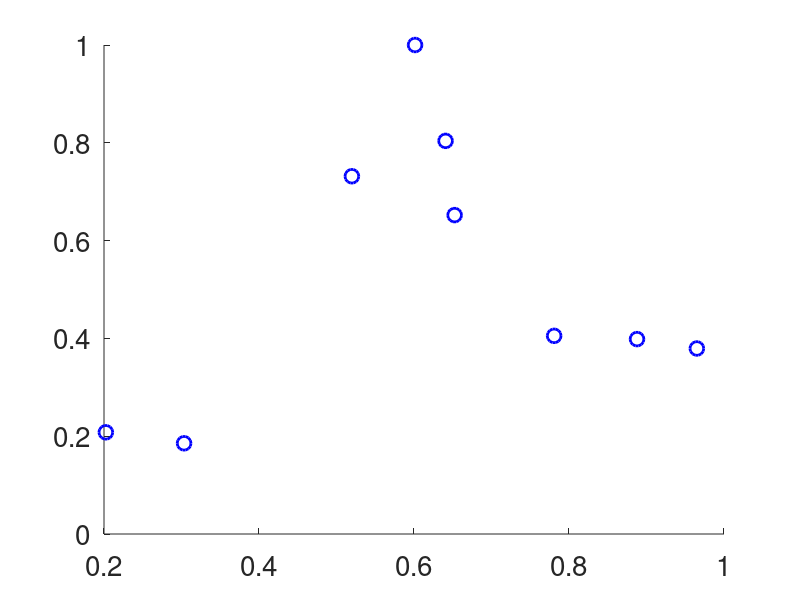

This chart was generated by the following MATLAB code: (Note: this script raises an error after producing the figure.)
function dc_t_compare


%% linn data

 phi=0.47
s_l = [
20.23676
30.33299
51.98489
60.13701
64.07307
65.24237
78.08302
88.77526
96.49565]/100;

dc_l = [
    
0.208215
0.185744
0.732529
1.00126
0.804932
0.652995
0.405753
0.399085
0.379853]


%% Schj data

% for L1

theta = [
    0.17561905
0.21859585
0.25399113
0.26659873
0.2815818
0.31886166
0.35051826];

rr = [
   114.86956
142.58669
186.8752
152.71016
196.05548
204.15923
209.70386];

s_s1 = theta/phi;
dc_s1 = rr;

% for L3

theta = [
 0.2969281
0.32797673
0.36767864
0.3672975
0.3864193
0.3996798
0.40791953];

rr = [
  126.42057
144.48653
167.7147
204.86475
151.68568
167.20375
200.01285];

s_s3 = theta/phi;
dc_s3 = rr;

% for L5

theta = [
   0.3872449
0.4117347
0.45714286
0.46479592
0.46836734
0.46734694
0.49132654];

rr = [
   175.4522
225.0646
285.0129
240.56848
254.52196
276.74417
280.87854];


s_s5 = theta/phi;
dc_s5 = rr;

% 
% %%  Franz data
% 
% s_f = [0.1160315488
% 0.256620345
% 0.4430878572
% 0.5515499957
% 0.6163464594
% 0.6837546587
% 0.7972842574
% 0.8798428336
% 0.0927424015
% 0.2289841673
% 0.3845255981
% 0.4658846643
% 0.5744366116
% 0.6126545707
% 0.7613891136
% 0.8512885704
% 0.0824904486
% 0.2104502224
% 0.3217632645
% 0.4109890493
% 0.485728055
% 0.5532439934
% 0.6785212453
% 0.7845563388
% 0.0819440993
% 0.2146113708
% 0.3424767562
% 0.40989385
% 0.5012741467
% 0.5494490255
% 0.6984750689
% 0.7898033596
% 0.0865384615
% 0.2163461538
% 0.3581730769
% 0.4759615385
% 0.5432692308
% 0.6514423077
% 0.7235576923
% 0.834134615
% ];
% 
% 
% dc_f = [223.3105775198
% 379.1439035689
% 509.095041214
% 472.7131281522
% 486.2285079937
% 473.5784900746
% 404.501630202
% 300.3120547538
% 189.6505376344
% 334.3258891646
% 466.1807278743
% 535.3494623656
% 464.846980976
% 510.1736972705
% 566.7287014061
% 388.6166253102
% 211.3287683106
% 303.8588887925
% 478.439802375
% 504.1466585768
% 519.0933518246
% 536.2139204299
% 527.3103926497
% 531.3981104273
% 79.1150488062
% 248.1160017514
% 419.2700955521
% 459.8398021995
% 472.5010945991
% 508.8263321915
% 504.221289309
% 497.5970329925
% 147.2924187725
% 376.8953068592
% 452.7075812274
% 478.7003610108
% 489.5306859206
% 506.8592057762
% 502.5270758123
% 437.5451263538
% ];
% 
% 
% 
% %% Aon data
% 
% s_a = [
%     11.764706
% 26.890757
% 29.831932
% 29.831932
% 30.882353
% 33.82353
% 33.82353
% 35.014004
% 39.215687
% 45.658264
% 58.82353
% 70.02801
% 81.79272]/100;
% 
% dc_a = [
% 27.8481
% 117.72152
% 98.73418
% 68.35443
% 86.07595
% 77.21519
% 103.79747
% 117.299576
% 98.73418
% 206.75105
% 269.1983
% 124.05064
% 165.40085];    
% 
%     
% 
% 
% %% Skopp data 
% 
% s_s = [
% 0.264443
% 0.397982
% 0.533694
% 0.665422
% 0.808217
% 0.281622
% 0.427377
% 0.566079
% 0.715165
% 0.865085
% 0.278607
% 0.426362
% 0.568038
% 0.715158
% 0.865258
% 0.282234
% 0.424366
% 0.567513
% 0.709645
% 0.861929
% 0.283249
% 0.430457
% 0.567513
% 0.713706
% 0.796954
% 0.282234
% 0.42335
% 0.566497
% 0.716751
% 0.782741
% ];
% 
% dc_s = [
% 0.336301
% 0.634644
% 0.842949
% 1.00229
% 0.582239
% 0.3873
% 0.664181
% 0.907741
% 1.00454
% 0.572785
% 0.367706
% 0.664175
% 0.952777
% 1.008455
% 0.463159
% 0.821359
% 0.918447
% 1
% 0.928155
% 0.605825
% 0.743689
% 0.935922
% 0.998058
% 0.866019
% 0.446602
% 0.714563
% 0.953398
% 0.998058
% 0.842718
% 0.438835
% ];
% 



%% Knowles data

s_k = [
0.224799
0.335203
0.473263
0.395197
0.484063
0.575265
0.673368
0.75337
0.769789
0.84245
0.92536];

dc_k = [
1.247215
1.523673
1.837017
1.759912
2.128498
2.456575
2.755207
2.86594
2.468441
2.188752
1.997494];


 

%% macroscopic function

%% two curves
% 1st curve

phi = 0.5;  
s_op = 0.55 
m = 1.8;
p = 1;
alpha = 1;


b0 = 0.1;
b = b0 %(2+1-p)/2*b0
n1 = 40;
n2 = 20;
smax = 1-0.;
a_th = 0.0;
a_ep = 0.;
n = 2.5;

sl = linspace(0,s_op,n1);   
sr = linspace(s_op,smax,n2);
s12 = [sl sr];
th1 = a_th*phi+(1-a_th)*phi*sl
th2 = a_th*phi+(1-a_th)*phi*sr
th_op = a_th*phi+(1-a_th)*phi*s_op

for i = 1:n1
    fth(i) = (b+th_op)/th_op^p*th1(i)^p/(b+th1(i));
end
for i = 1:n2
    fth(n1+i) = ((1-a_ep)*phi-th2(i))^(n+1-m)/((1-a_ep)*phi-th_op)^(n+1-m);
end


x1_r = sl;
y1_r = fth(1:n1);
x2_r = flip(sr);
y2_r = flip(fth(n1+1:n1+n2));


% 2nd curve

phi = 0.5;  
s_op = 0.77 
m = 3.2;
p = 3;
alpha = 1;



b0 = 0.1;
b = b0 %(2+1-p)/2*b0
n1 = 40;
n2 = 20;
smax = 1-0.;
a_th = 0.0;
a_ep = 0.;
n = 2.5;

sl = linspace(0,s_op,n1);   
sr = linspace(s_op,smax,n2);
s12 = [sl sr];
th1 = a_th*phi+(1-a_th)*phi*sl
th2 = a_th*phi+(1-a_th)*phi*sr
th_op = a_th*phi+(1-a_th)*phi*s_op

for i = 1:n1
    fth(i) = (b+th_op)/th_op^p*th1(i)^p/(b+th1(i));
end
for i = 1:n2
    fth(n1+i) = ((1-a_ep)*phi-th2(i))^(n+1-m)/((1-a_ep)*phi-th_op)^(n+1-m);
end


x1_r = [x1_r 0.5 0.8 flip(sl)];
y1_r = [y1_r 1 1 flip(fth(1:n1))];
x2_r = [0.5 0.8 sr x2_r];
y2_r = [1 1 fth(n1+1:n1+n2) y2_r];




figure,hold on
  set(gcf,'Units','centimeters','Position',[10 12 20 16])
  set(gca,'FontSize',20)
  
 plot(s_l,dc_l/max(dc_l),'bo','MarkerSize',10,'linewidth',2)
 plot(s_s,dc_s/max(dc_s),'rs','MarkerSize',10,'linewidth',2)
 plot(s_f,dc_f/max(dc_f),'k+','MarkerSize',10,'linewidth',2)
 plot(s_a,dc_a/max(dc_a),'m^','MarkerSize',10,'linewidth',2)
 plot(s_k,dc_k/max(dc_k),'cx','MarkerSize',10,'linewidth',2)
 
 
fill(x1_r,y1_r,[0.5 0.5 0.5],'EdgeColor','none','FaceAlpha',0.3)
fill(x2_r,y2_r,[0.5 0.5 0.5],'EdgeColor','none','FaceAlpha',0.3)
%  
% plot(s12,alpha*fth,'b-','LineWidth',2)
% plot(s12,alpha*fth,'r--','LineWidth',2)
 
%h1=legend('Linn, 1984','Skopp, 1990','Franzluebbers, 1999','Aon, 2001','Knowles, 2015','Macroscale function')
h1=legend('Linn, 1984','Skopp, 1990','Franzluebbers, 1999','Aon, 2001','Knowles, 2015')
set(h1,'fontsize',16)



xlabel('S') % label right y-axis
ylabel('HR')
%ylabel('HR (g CO_2 \cdot Kg^{-1} soil \cdot 28 d^{-1})') % label x-axis
 axis([0 1 0 1])

%  % ginput locate a text arrow annotation; first tail, then head
%     [axx axy] = ginput(2);
%     % transform from data space to figure space
%      [arrowx,arrowy] = dsxy2figxy(gca,axx,axy);
%      har = annotation('textarrow',arrowx,arrowy,'String','$S_{fc}$')
%     % plot anno text centered at the tail of the arrow
%      set(har,'Interpreter','latex','FontSize',14)

 
